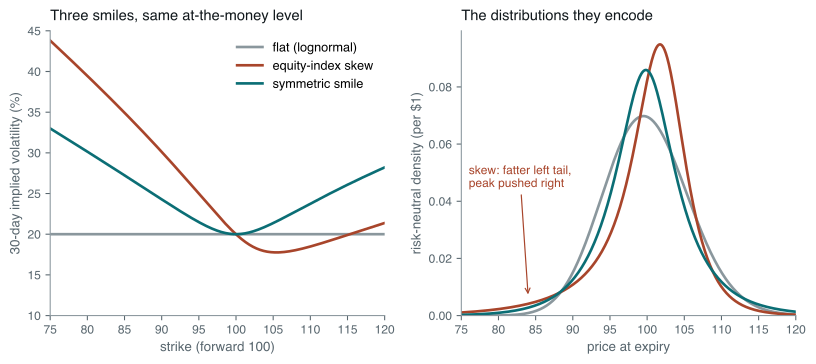

Reproduce this figure in Python.
# A smile is a probability distribution written in lognormal units.
#
#   Left  — three 30-day smiles with the same 20% at-the-money volatility:
#           flat, a skew of the kind equity indices show, and a symmetric smile.
#   Right — the risk-neutral density of the price at expiry implied by each,
#           recovered by Breeden–Litzenberger (the second strike-derivative of
#           call prices). The flat smile is exactly lognormal; the skew moves
#           mass into the left tail and pushes the peak to the right; the
#           symmetric smile fattens both tails and sharpens the peak.
#
# Smiles are raw SVI slices in total variance. Prints the moments of each
# density, probabilities read correctly and naively off the smile, and a check
# that the variance-swap strike from the 1/K^2 option strip matches the
# normal-weighted average of implied variance across the smile.
#
# Run standalone:  uv run --no-project --with matplotlib,numpy python <path>

import math
import os

os.environ.setdefault("SOURCE_DATE_EPOCH", "1735689600")

import matplotlib

matplotlib.use("Agg")
matplotlib.rcParams["svg.fonttype"] = "path"
matplotlib.rcParams["svg.hashsalt"] = "iv_smile_density"
matplotlib.rcParams["font.family"] = ["Helvetica", "Arial", "DejaVu Sans"]

from pathlib import Path

import matplotlib.pyplot as plt
import numpy as np

INK = "#10171B"
MUTED = "#58666E"
TEAL = "#0B6E75"
RUST = "#A8452B"
GREY = "#8A979D"
GOLD = "#B7791F"

F = 100.0
T = 30 / 365
SMILES = {
    "flat": None,
    "skew": (0.00134, 0.030, -0.55, 0.02, 0.05),
    "smile": (0.002118, 0.0234, 0.0, 0.0, 0.05),
}

_erf = np.vectorize(math.erf)


def ncdf(x: np.ndarray | float) -> np.ndarray:
    return 0.5 * (1 + _erf(np.asarray(x, dtype=float) / math.sqrt(2)))


def npdf(x: np.ndarray | float) -> np.ndarray:
    x = np.asarray(x, dtype=float)
    return np.exp(-0.5 * x**2) / math.sqrt(2 * math.pi)


def total_variance(name: str, k: np.ndarray) -> np.ndarray:
    params = SMILES[name]
    if params is None:
        return np.full_like(np.asarray(k, dtype=float), 0.20**2 * T)
    a, b, rho, m, s = params
    return a + b * (rho * (k - m) + np.sqrt((k - m) ** 2 + s**2))


def vol(name: str, strike: np.ndarray) -> np.ndarray:
    return np.sqrt(total_variance(name, np.log(np.asarray(strike, dtype=float) / F)) / T)


def call(strike: np.ndarray, sigma: np.ndarray) -> np.ndarray:
    s = sigma * math.sqrt(T)
    d1 = (np.log(F / strike) + 0.5 * s**2) / s
    return F * ncdf(d1) - strike * ncdf(d1 - s)


def style(ax) -> None:
    ax.tick_params(labelsize=9, colors=MUTED)
    for side in ("top", "right"):
        ax.spines[side].set_visible(False)
    for side in ("left", "bottom"):
        ax.spines[side].set_color(GREY)


def main() -> None:
    dk = 0.01
    strikes = np.arange(30.0, 250.0 + dk / 2, dk)
    colors = {"flat": GREY, "skew": RUST, "smile": TEAL}
    labels = {"flat": "flat (lognormal)", "skew": "equity-index skew", "smile": "symmetric smile"}

    fig, (axL, axR) = plt.subplots(1, 2, figsize=(8.6, 3.9))
    shown = (strikes >= 75) & (strikes <= 120)
    for name in ("flat", "skew", "smile"):
        sigma = vol(name, strikes)
        axL.plot(strikes[shown], 100 * sigma[shown], color=colors[name], lw=2.0, label=labels[name])
        c = call(strikes, sigma)
        density = np.gradient(np.gradient(c, dk), dk)
        axR.plot(strikes[shown], density[shown], color=colors[name], lw=2.0, label=labels[name])

        inner = (strikes > 35) & (strikes < 245)
        q, x = density[inner], strikes[inner]
        mass = np.trapezoid(q, x)
        mean = np.trapezoid(q * x, x) / mass
        r = np.log(x / F)
        mu = np.trapezoid(q * r, x) / mass
        sd = math.sqrt(np.trapezoid(q * (r - mu) ** 2, x) / mass)
        skew = np.trapezoid(q * (r - mu) ** 3, x) / mass / sd**3
        kurt = np.trapezoid(q * (r - mu) ** 4, x) / mass / sd**4 - 3
        below90 = np.trapezoid(q[x <= 90], x[x <= 90]) / mass
        above105 = np.trapezoid(q[x >= 105], x[x >= 105]) / mass
        s90, s105 = float(vol(name, np.array(90.0))), float(vol(name, np.array(105.0)))
        d2_90 = (math.log(F / 90) - 0.5 * s90**2 * T) / (s90 * math.sqrt(T))
        d2_105 = (math.log(F / 105) - 0.5 * s105**2 * T) / (s105 * math.sqrt(T))
        mode = x[np.argmax(q)]
        print(
            f"{name:6s}: mass {mass:.4f} mean {mean:.3f} mode {mode:.2f} | log-return sd {100 * sd:.3f}% "
            f"skew {skew:+.3f} excess kurt {kurt:+.3f} | P(S<90) {100 * below90:.2f}% vs naive N(-d2) {100 * float(ncdf(-d2_90)):.2f}% "
            f"| P(S>105) {100 * above105:.2f}% vs naive N(d2) {100 * float(ncdf(d2_105)):.2f}% | vol(90) {100 * s90:.2f} vol(105) {100 * s105:.2f}"
        )

        # Variance swap: the 1/K^2 strip of out-of-the-money options, and the
        # normal-weighted average of implied variance over z = -d2.
        otm = np.where(strikes < F, c - (F - strikes), c)
        kvar = 2 / T * np.trapezoid(otm / strikes**2, strikes)
        k = np.log(strikes / F)
        w = total_variance(name, k)
        z = k / np.sqrt(w) + 0.5 * np.sqrt(w)
        order = np.argsort(z)
        gatheral = np.trapezoid((w / T)[order] * npdf(z[order]), z[order])
        print(
            f"        ATM vol {100 * float(vol(name, np.array(F))):.3f}%  variance-swap vol from strip {100 * math.sqrt(kvar):.3f}%  "
            f"from normal-weighted smile {100 * math.sqrt(gatheral):.3f}%"
        )

    for strike in (80, 90, 95, 105, 110, 120):
        print(
            f"skew smile vol at {strike}: {100 * float(vol('skew', np.array(float(strike)))):.2f}%   symmetric: {100 * float(vol('smile', np.array(float(strike)))):.2f}%"
        )
    ks = np.array([99.0, 101.0])
    slope = np.diff(100 * vol("skew", ks))[0] / 2
    print(f"skew smile ATM slope: {slope:.3f} vol points per 1 strike point")

    axL.set_xlim(75, 120)
    axL.set_ylim(10, 45)
    axL.set_xlabel("strike (forward 100)", fontsize=10, color=MUTED)
    axL.set_ylabel("30-day implied volatility (%)", fontsize=10, color=MUTED)
    axL.set_title("Three smiles, same at-the-money level", fontsize=11, color=INK, loc="left", pad=8)
    axL.legend(frameon=False, fontsize=9.5, loc="upper right")
    style(axL)

    axR.set_xlim(75, 120)
    axR.set_ylim(0, None)
    axR.set_xlabel("price at expiry", fontsize=10, color=MUTED)
    axR.set_ylabel("risk-neutral density (per $1)", fontsize=10, color=MUTED)
    axR.set_title("The distributions they encode", fontsize=11, color=INK, loc="left", pad=8)
    axR.annotate(
        "skew: fatter left tail,\npeak pushed right",
        xy=(84, 0.0065),
        xytext=(76, 0.045),
        fontsize=9,
        color=RUST,
        arrowprops=dict(arrowstyle="->", color=RUST, lw=0.9),
    )
    style(axR)

    fig.tight_layout()
    out = Path(__file__).with_suffix("")
    for ext in ("pdf", "svg"):
        fig.savefig(f"{out}.{ext}", transparent=True, bbox_inches="tight")


main()
